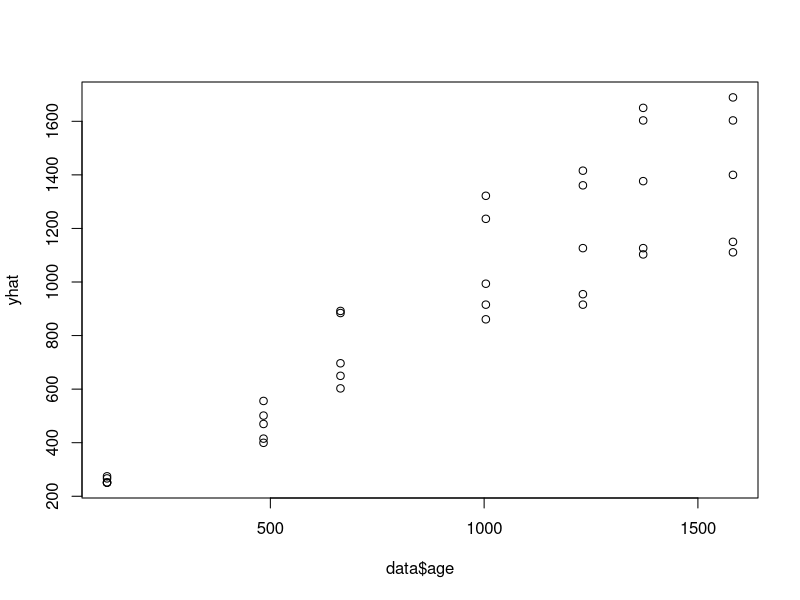
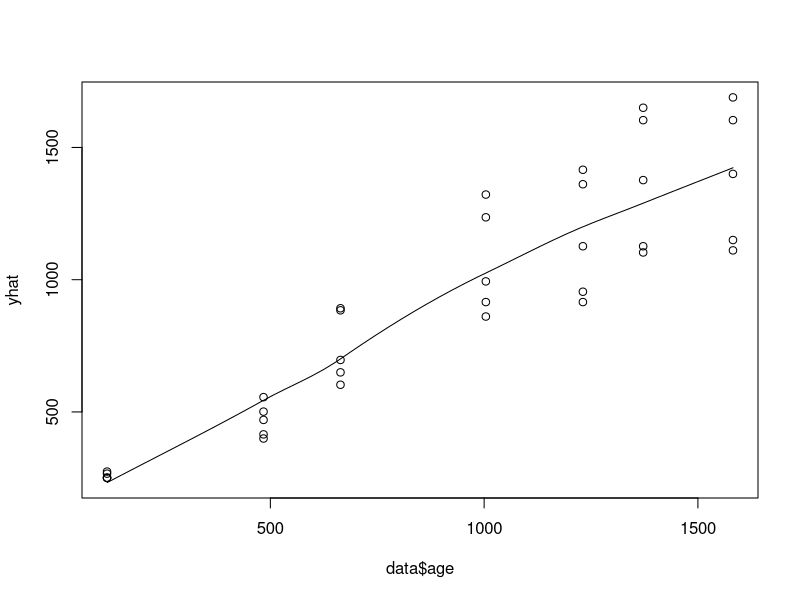
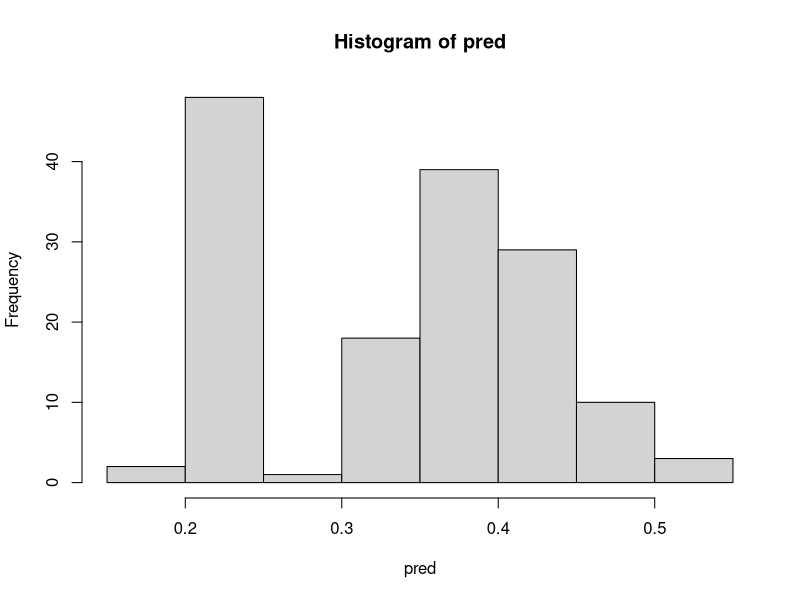

Write R code to recreate these figures, in order. (Note: this script raises an error after producing the figures.)

## linear regression

data <- Orange
head(data)
mod <- lm(age ~ circumference ,data = data)
summary(mod)
yhat <- predict(mod,data)
plot(yhat ~ data$age)
scatter.smooth(data$age,yhat)


## logistic regression


data <- iris
head(data)
data$y <- ifelse(data$Species == "versicolor",1,0) 
data$species <- NULL
mod1 <- glm(y ~ Petal.Length ,data = data , family = "binomial")
summary(mod1)
pred <- predict(mod1,data,type = "response")
hist(pred)
yhat <- ifelse()
table(yhat = yhat, y = data$y)
accuracy <-
accuracy.
vif